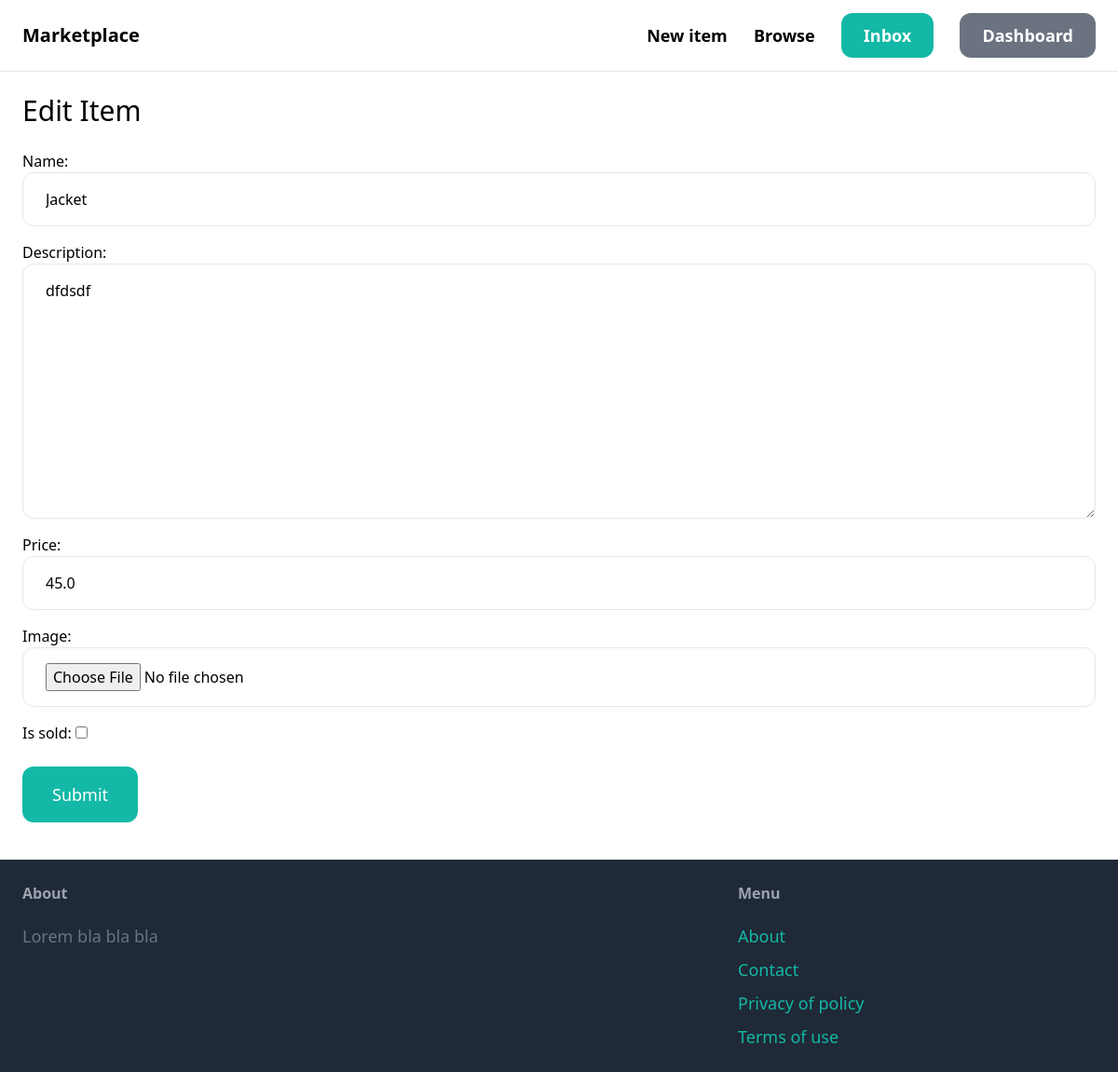
The app's page /items/2/edit/ (signed in) with its own data.
### items_app/models.py (models this page shows, shortened)
class Item(models.Model):
    category = models.ForeignKey(Category, related_name='items', on_delete=models.CASCADE)
    name = models.CharField(max_length=255)
    description = models.TextField(blank=True, null=True)
    price = models.FloatField()
    image = models.ImageField(upload_to='item_images', blank=True, null=True)
    is_sold = models.BooleanField(default=False)
    created_by = models.ForeignKey(User, related_name='items', on_delete=models.CASCADE)
    created_at = models.DateTimeField(auto_now_add=True)

### items_app/views.py (the view)
# urls.py: path('<int:pk>/edit/', views.edit, name='edit'),
@login_required
def edit(request, pk):
    item = get_object_or_404(Item, pk=pk, created_by=request.user)
    if request.method == "POST":
        form = EditItemForm(request.POST, request.FILES, instance=item)
        if form.is_valid():
            form.save()
            return redirect("items_app:detail", pk=item.id)  # type: ignore
    else:
        form = EditItemForm(instance=item)
    return render(request, "item/form.html", {"form": form, "title": "Edit Item"})

### items_app/forms.py
class EditItemForm(forms.ModelForm):
    class Meta:
        model = Item
        fields = ['name', 'description', 'price', 'image', 'is_sold']
        widgets = {
            'name': forms.TextInput(attrs={
                'class': INPUT_CLASS
                }),
            'description': forms.Textarea(attrs={
                'class': INPUT_CLASS
                }),
            'price': forms.NumberInput(attrs={
                'class': INPUT_CLASS
                }),
            'image': forms.FileInput(attrs={
                'class': INPUT_CLASS
                }),
        }

### items_app/templates/item/form.html (shortened to what this page needs)
{% extends "core/base.html" %}
{% block content %}
  <h1 class="mb-6 text-3xl">{{ title }}</h1>
  <form method="post" action="." enctype="multipart/form-data">
    <div class="space-y-4">{{ form.as_p }}</div>
    <button class="mt-6 py-4 px-8 text-lg bg-teal-500 hover:bg-teal-700 rounded-xl text-white">Submit</button>
  </form>
{% endblock content %}

### records on screen
Item: name "Jacket", description "dfdsdf", price "45.0"

### other values on screen
{{ title }} "Edit Item"
